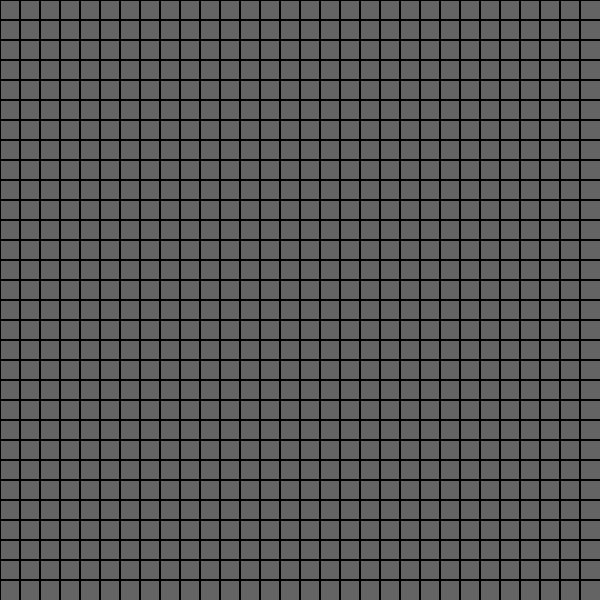
Frame 1 (no input)
Frame 60 (no input): identical to frame 1, image omitted
Frame 120 (the mouse pressed at the canvas centre since frame 60): identical to frame 1, image omitted

The p5.js sketch that drew this single still picture (run headless with seeded random() and noise() and a simulated clock; from frame 60 on, the mouse is pressed at the canvas centre):

// p5.js sketch
// ── sketch.js
// codigo adaptado de https://www.geeksforgeeks.org/mid-point-circle-drawing-algorithm/

function setup() {
  createCanvas(600, 600);
}
var r, x, y;


var xc;
var yc;

var xc_d = parseInt(document.currentScript.getAttribute('xc'),10);
var yc_d = parseInt(document.currentScript.getAttribute('yc'),10);
var r_ = parseInt(document.currentScript.getAttribute('r'),10)

function preload(){
	 xc = xc_d;
	 yc = yc_d;
	 r = r_;
	 console.log(xc+"|"+yc);
}
function grid(){
	for (var x = 0; x < width; x += width / 30) {
		for (var y = 0; y < height; y += height / 30) {
			stroke(0);
			strokeWeight(1);
			line(x, 0, x, height);
			line(0, y, width, y);
		}
	}
}
function draw_simetric(xc, yc , x, y){
  rect((xc+x)*20,(yc+y)*20,20,20);
  rect((xc+x)*20,(yc-y)*20,20,20);
  rect((xc-x)*20,(yc+y)*20,20,20);
  rect((xc-x)*20,(yc-y)*20,20,20);
  rect((xc+y)*20,(yc+x)*20,20,20);
  rect((xc+y)*20,(yc-x)*20,20,20);
  rect((xc-y)*20,(yc+x)*20,20,20);
  rect((xc-y)*20,(yc-x)*20,20,20);
}
function draw() {
  background(100);
  grid();
  x = r; y = 0;
  var P = 1 - r;
  draw_simetric(xc, yc, x ,y);
  while(x > y){
	  y ++;
    if(P < 0){
	  P = P + 2 * y + 1;
    }
    else{
	  x --;
	  P = P + 2 * (y - x) + 1;
		}
    draw_simetric(xc,yc,x,y);
	}
}
// ── style.css
html, body {
  margin: 0;
  padding: 0;
}
canvas {
  float: left;
}
